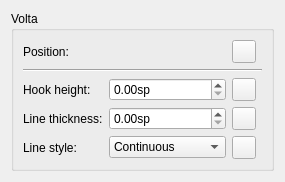
      <widget class="QWidget" name="PageVolta">
       <layout class="QVBoxLayout" name="verticalLayout_46">
        <item>
         <widget class="QGroupBox" name="groupBox_volta">
          <property name="title">
           <string>Volta</string>
          </property>
          <layout class="QGridLayout" name="gridLayout0">
           <item row="3" column="2">
            <widget class="QToolButton" name="resetVoltaLineWidth">
             <property name="sizePolicy">
              <sizepolicy hsizetype="Fixed" vsizetype="Fixed">
               <horstretch>0</horstretch>
               <verstretch>0</verstretch>
              </sizepolicy>
             </property>
             <property name="toolTip">
              <string>Reset to default</string>
             </property>
             <property name="accessibleName">
              <string>Reset 'Line thickness' value</string>
             </property>
             <property name="text">
              <string notr="true"/>
             </property>
            </widget>
           </item>
           <item row="0" column="1">
            <widget class="mu::notation::OffsetSelect" name="voltaPosAbove" native="true"/>
           </item>
           <item row="2" column="0">
            <widget class="QLabel" name="label_42">
             <property name="text">
              <string>Hook height:</string>
             </property>
             <property name="buddy">
              <cstring>voltaHook</cstring>
             </property>
            </widget>
           </item>
           <item row="4" column="1">
            <widget class="QComboBox" name="voltaLineStyle">
             <item>
              <property name="text">
               <string>Continuous</string>
              </property>
             </item>
             <item>
              <property name="text">
               <string>Dashed</string>
              </property>
             </item>
             <item>
              <property name="text">
               <string>Dotted</string>
              </property>
             </item>
             <item>
              <property name="text">
               <string>Dash-dotted</string>
              </property>
             </item>
             <item>
              <property name="text">
               <string>Dash-dot-dotted</string>
              </property>
             </item>
            </widget>
           </item>
           <item row="3" column="1">
            <widget class="QDoubleSpinBox" name="voltaLineWidth">
             <property name="suffix">
              <string>sp</string>
             </property>
            </widget>
           </item>
           <item row="2" column="1">
            <widget class="QDoubleSpinBox" name="voltaHook">
             <property name="suffix">
              <string>sp</string>
             </property>
            </widget>
           </item>
           <item row="3" column="0">
            <widget class="QLabel" name="label_64">
             <property name="text">
              <string>Line thickness:</string>
             </property>
             <property name="buddy">
              <cstring>voltaLineWidth</cstring>
             </property>
            </widget>
           </item>
           <item row="0" column="3">
            <spacer name="horizontalSpacer_5">
             <property name="orientation">
              <enum>Qt::Horizontal</enum>
             </property>
             <property name="sizeHint" stdset="0">
              <size>
               <width>0</width>
               <height>0</height>
              </size>
             </property>
            </spacer>
           </item>
           <item row="4" column="2">
            <widget class="QToolButton" name="resetVoltaLineStyle">
             <property name="sizePolicy">
              <sizepolicy hsizetype="Fixed" vsizetype="Fixed">
               <horstretch>0</horstretch>
               <verstretch>0</verstretch>
              </sizepolicy>
             </property>
             <property name="toolTip">
              <string>Reset to default</string>
             </property>
             <property name="accessibleName">
              <string>Reset 'Line style' value</string>
             </property>
             <property name="text">
              <string notr="true"/>
             </property>
            </widget>
           </item>
           <item row="0" column="0">
            <widget class="QLabel" name="label_40">
             <property name="text">
              <string>Position:</string>
             </property>
             <property name="buddy">
              <cstring>voltaPosAbove</cstring>
             </property>
            </widget>
           </item>
           <item row="2" column="2">
            <widget class="QToolButton" name="resetVoltaHook">
             <property name="sizePolicy">
              <sizepolicy hsizetype="Fixed" vsizetype="Fixed">
               <horstretch>0</horstretch>
               <verstretch>0</verstretch>
              </sizepolicy>
             </property>
             <property name="toolTip">
              <string>Reset to default</string>
             </property>
             <property name="accessibleName">
              <string>Reset 'Hook height' value</string>
             </property>
             <property name="text">
              <string notr="true"/>
             </property>
            </widget>
           </item>
           <item row="0" column="2">
            <widget class="QToolButton" name="resetVoltaPosAbove">
             <property name="sizePolicy">
              <sizepolicy hsizetype="Fixed" vsizetype="Fixed">
               <horstretch>0</horstretch>
               <verstretch>0</verstretch>
              </sizepolicy>
             </property>
             <property name="toolTip">
              <string>Reset to default</string>
             </property>
             <property name="accessibleName">
              <string>Reset 'Position' value</string>
             </property>
             <property name="text">
              <string notr="true"/>
             </property>
            </widget>
           </item>
           <item row="4" column="0">
            <widget class="QLabel" name="label_104">
             <property name="text">
              <string>Line style:</string>
             </property>
             <property name="buddy">
              <cstring>voltaLineStyle</cstring>
             </property>
            </widget>
           </item>
           <item row="1" column="0" colspan="4">
            <widget class="Line" name="line_2">
             <property name="orientation">
              <enum>Qt::Horizontal</enum>
             </property>
            </widget>
           </item>
          </layout>
         </widget>
        </item>
        <item>
         <spacer name="verticalSpacer_13">
          <property name="orientation">
           <enum>Qt::Vertical</enum>
          </property>
          <property name="sizeHint" stdset="0">
           <size>
            <width>0</width>
            <height>0</height>
           </size>
          </property>
         </spacer>
        </item>
       </layout>
      </widget>
